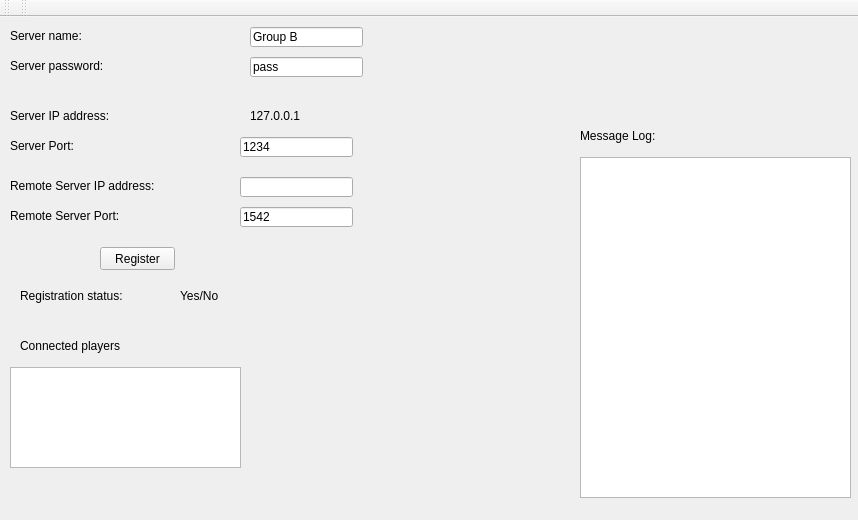
<?xml version="1.0" encoding="UTF-8"?>
<ui version="4.0">
 <class>gmWindow</class>
 <widget class="QMainWindow" name="gmWindow">
  <property name="geometry">
   <rect>
    <x>0</x>
    <y>0</y>
    <width>858</width>
    <height>520</height>
   </rect>
  </property>
  <property name="windowTitle">
   <string>Game Server</string>
  </property>
  <widget class="QWidget" name="centralWidget">
   <widget class="QListWidget" name="listPlayers">
    <property name="geometry">
     <rect>
      <x>10</x>
      <y>350</y>
      <width>231</width>
      <height>101</height>
     </rect>
    </property>
   </widget>
   <widget class="QLabel" name="label">
    <property name="geometry">
     <rect>
      <x>20</x>
      <y>320</y>
      <width>131</width>
      <height>17</height>
     </rect>
    </property>
    <property name="text">
     <string>Connected players</string>
    </property>
   </widget>
   <widget class="QLabel" name="label_2">
    <property name="geometry">
     <rect>
      <x>10</x>
      <y>10</y>
      <width>101</width>
      <height>17</height>
     </rect>
    </property>
    <property name="text">
     <string>Server name: </string>
    </property>
   </widget>
   <widget class="QLabel" name="label_4">
    <property name="geometry">
     <rect>
      <x>10</x>
      <y>160</y>
      <width>181</width>
      <height>17</height>
     </rect>
    </property>
    <property name="text">
     <string>Remote Server IP address: </string>
    </property>
   </widget>
   <widget class="QLabel" name="label_6">
    <property name="geometry">
     <rect>
      <x>10</x>
      <y>190</y>
      <width>171</width>
      <height>17</height>
     </rect>
    </property>
    <property name="text">
     <string>Remote Server Port: </string>
    </property>
   </widget>
   <widget class="QListWidget" name="listStatus">
    <property name="geometry">
     <rect>
      <x>580</x>
      <y>140</y>
      <width>271</width>
      <height>341</height>
     </rect>
    </property>
   </widget>
   <widget class="QLabel" name="label_8">
    <property name="geometry">
     <rect>
      <x>580</x>
      <y>110</y>
      <width>101</width>
      <height>17</height>
     </rect>
    </property>
    <property name="text">
     <string>Message Log:</string>
    </property>
   </widget>
   <widget class="QLineEdit" name="serverName">
    <property name="geometry">
     <rect>
      <x>250</x>
      <y>10</y>
      <width>113</width>
      <height>20</height>
     </rect>
    </property>
    <property name="text">
     <string>Group B</string>
    </property>
   </widget>
   <widget class="QLineEdit" name="remoteServerPort">
    <property name="geometry">
     <rect>
      <x>240</x>
      <y>190</y>
      <width>113</width>
      <height>20</height>
     </rect>
    </property>
    <property name="text">
     <string>1542</string>
    </property>
   </widget>
   <widget class="QLabel" name="label_7">
    <property name="geometry">
     <rect>
      <x>10</x>
      <y>90</y>
      <width>131</width>
      <height>17</height>
     </rect>
    </property>
    <property name="text">
     <string>Server IP address: </string>
    </property>
   </widget>
   <widget class="QLabel" name="serverIP">
    <property name="geometry">
     <rect>
      <x>250</x>
      <y>90</y>
      <width>131</width>
      <height>17</height>
     </rect>
    </property>
    <property name="text">
     <string>127.0.0.1</string>
    </property>
   </widget>
   <widget class="QLabel" name="label_10">
    <property name="geometry">
     <rect>
      <x>10</x>
      <y>120</y>
      <width>101</width>
      <height>17</height>
     </rect>
    </property>
    <property name="text">
     <string>Server Port: </string>
    </property>
   </widget>
   <widget class="QPushButton" name="regButton">
    <property name="geometry">
     <rect>
      <x>100</x>
      <y>230</y>
      <width>75</width>
      <height>23</height>
     </rect>
    </property>
    <property name="text">
     <string>Register</string>
    </property>
   </widget>
   <widget class="QLabel" name="label_11">
    <property name="geometry">
     <rect>
      <x>20</x>
      <y>270</y>
      <width>141</width>
      <height>17</height>
     </rect>
    </property>
    <property name="text">
     <string>Registration status:</string>
    </property>
   </widget>
   <widget class="QLabel" name="regStatus">
    <property name="geometry">
     <rect>
      <x>180</x>
      <y>270</y>
      <width>101</width>
      <height>17</height>
     </rect>
    </property>
    <property name="text">
     <string>Yes/No</string>
    </property>
   </widget>
   <widget class="QLineEdit" name="serverPort">
    <property name="geometry">
     <rect>
      <x>240</x>
      <y>120</y>
      <width>113</width>
      <height>20</height>
     </rect>
    </property>
    <property name="text">
     <string>1234</string>
    </property>
   </widget>
   <widget class="QLineEdit" name="remoteServerIP">
    <property name="geometry">
     <rect>
      <x>240</x>
      <y>160</y>
      <width>113</width>
      <height>20</height>
     </rect>
    </property>
    <property name="text">
     <string/>
    </property>
   </widget>
   <widget class="QLabel" name="label_3">
    <property name="geometry">
     <rect>
      <x>10</x>
      <y>40</y>
      <width>141</width>
      <height>17</height>
     </rect>
    </property>
    <property name="text">
     <string>Server password: </string>
    </property>
   </widget>
   <widget class="QLineEdit" name="serverPassword">
    <property name="geometry">
     <rect>
      <x>250</x>
      <y>40</y>
      <width>113</width>
      <height>20</height>
     </rect>
    </property>
    <property name="text">
     <string>pass</string>
    </property>
   </widget>
  </widget>
  <widget class="QToolBar" name="mainToolBar">
   <attribute name="toolBarArea">
    <enum>TopToolBarArea</enum>
   </attribute>
   <attribute name="toolBarBreak">
    <bool>false</bool>
   </attribute>
  </widget>
  <widget class="QToolBar" name="toolBar">
   <property name="windowTitle">
    <string>toolBar</string>
   </property>
   <attribute name="toolBarArea">
    <enum>TopToolBarArea</enum>
   </attribute>
   <attribute name="toolBarBreak">
    <bool>false</bool>
   </attribute>
  </widget>
 </widget>
 <layoutdefault spacing="6" margin="11"/>
 <resources/>
 <connections/>
</ui>
